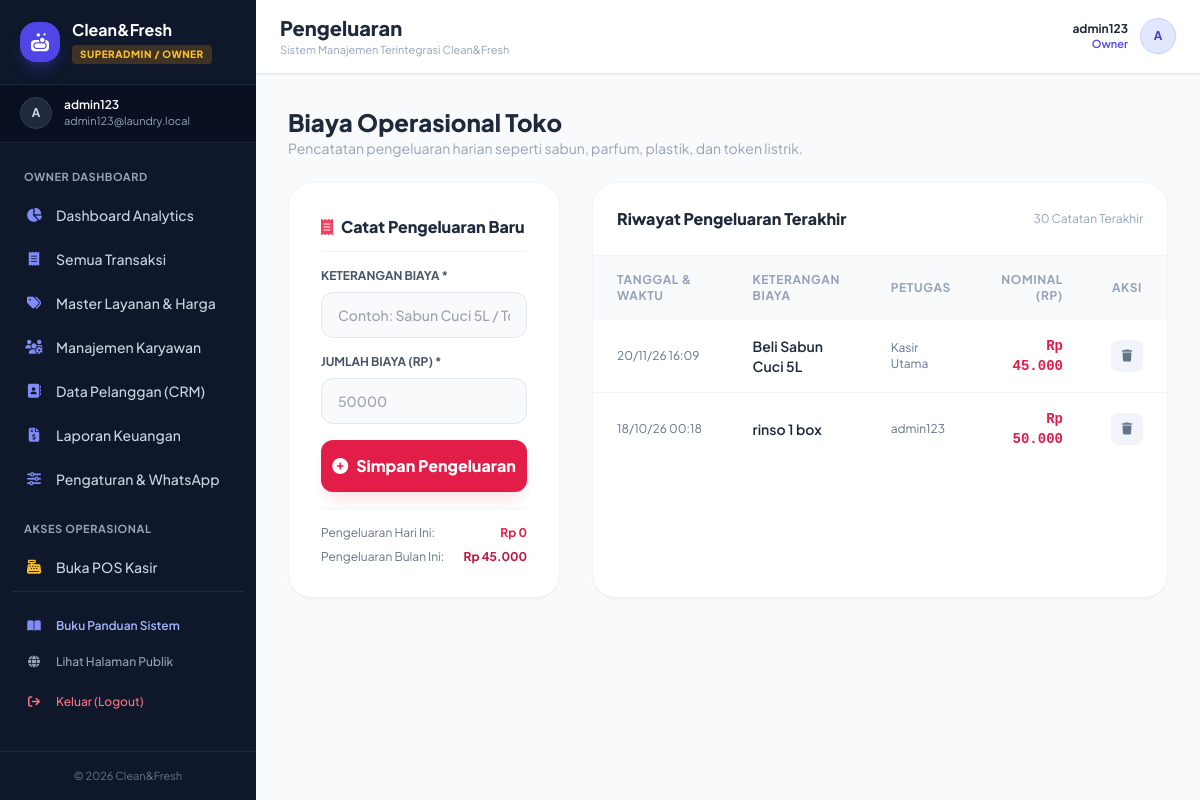
The app's page /admin/pengeluaran.php (signed in) with its own data.
### tables this page shows
CREATE TABLE `settings` (
  `id` int(11) NOT NULL,
  `nama_laundry` varchar(150) NOT NULL DEFAULT 'Clean&Fresh Laundry',
  `alamat` text DEFAULT NULL,
  `whatsapp` varchar(30) DEFAULT NULL,
  `logo` varchar(255) DEFAULT NULL,
  `wa_gateway_provider` varchar(50) DEFAULT 'manual',
  `wa_api_key` varchar(255) DEFAULT NULL,
  `wa_domain` varchar(255) DEFAULT 'https://api.fonnte.com',
  `wa_template_order` text DEFAULT NULL,
  `wa_template_ready` text DEFAULT NULL,
  `receipt_footer` text DEFAULT NULL,
  `schema_version` int(11) DEFAULT 1,
  `updated_at` datetime DEFAULT current_timestamp() ON UPDATE current_timestamp(),
  PRIMARY KEY (`id`)
);

CREATE TABLE `pengeluaran` (
  `id_pengeluaran` int(11) NOT NULL AUTO_INCREMENT,
  `tgl_pengeluaran` datetime DEFAULT current_timestamp(),
  `keterangan` text NOT NULL,
  `jumlah_biaya` int(11) NOT NULL,
  `id_user` int(11) DEFAULT NULL,
  `created_at` datetime DEFAULT current_timestamp(),
  PRIMARY KEY (`id_pengeluaran`),
  KEY `id_user` (`id_user`),
  KEY `idx_pengeluaran_created` (`created_at`),
  CONSTRAINT `pengeluaran_ibfk_1` FOREIGN KEY (`id_user`) REFERENCES `users` (`id`) ON DELETE SET NULL
);

CREATE TABLE `users` (
  `id` int(11) NOT NULL AUTO_INCREMENT,
  `name` varchar(150) NOT NULL,
  `email` varchar(150) DEFAULT NULL,
  `username` varchar(50) NOT NULL,
  `password` varchar(255) NOT NULL,
  `phone` varchar(30) DEFAULT NULL,
  `nama_lengkap` varchar(100) DEFAULT NULL,
  `role` enum('superadmin','admin','customer') NOT NULL DEFAULT 'admin',
  `address` text DEFAULT NULL,
  `created_at` datetime DEFAULT current_timestamp(),
  PRIMARY KEY (`id`),
  KEY `idx_users_role_phone` (`role`,`phone`)
);

### admin/pengeluaran.php (the view, shortened to what the rows shown need)
<?php
require_once '../includes/auth_check.php';
require_once '../layout/header.php';
$expenses = mysqli_query($conn, "SELECT p.*, u.name as user_name
    FROM pengeluaran p
    LEFT JOIN users u ON p.id_user = u.id
    ORDER BY p.id_pengeluaran DESC LIMIT 30");
?>
<div class="mb-6 flex flex-col sm:flex-row justify-between items-start sm:items-center gap-4">
    <div>
        <h1 class="text-2xl font-black text-slate-800">Biaya Operasional Toko</h1>
    </div>
</div>
<div class="grid grid-cols-1 lg:grid-cols-3 gap-8">
    <div class="lg:col-span-2 bg-white rounded-3xl shadow-sm border border-slate-100 overflow-hidden">
        <div class="overflow-x-auto custom-scrollbar">
            <table class="w-full text-left text-sm">
                <thead class="bg-slate-50 text-slate-400 text-xs uppercase font-bold tracking-wider">
                    <tr>
                        <th class="px-6 py-4">Tanggal & Waktu</th>
                        <th class="px-6 py-4">Keterangan Biaya</th>
                        <th class="px-6 py-4">Petugas</th>
                        <th class="px-6 py-4 text-right">Nominal (Rp)</th>
                        <th class="px-6 py-4 text-center">Aksi</th>
                    </tr>
                </thead>
                <tbody class="divide-y divide-slate-100">
                    <?php
                    while($e = mysqli_fetch_assoc($expenses)):
                        $tgl_display = !empty($e['created_at']) ? date('d/m/y H:i', strtotime($e['created_at'])) : date('d/m/y');
                    ?>
                    <tr class="hover:bg-slate-50/70 transition">
                        <td class="px-6 py-4 text-xs text-slate-500 whitespace-nowrap">
                            <?= $tgl_display; ?>
                        </td>
                        <td class="px-6 py-4 font-semibold text-slate-800">
                            <?= htmlspecialchars($e['keterangan']); ?>
                        </td>
                        <td class="px-6 py-4 text-xs text-slate-500">
                            <?= htmlspecialchars($e['user_name'] ?? 'Petugas'); ?>
                        </td>
                        <td class="px-6 py-4 text-right font-mono font-bold text-rose-600">
                            Rp <?= number_format($e['jumlah_biaya'], 0, ',', '.'); ?>
                        </td>
                        <td class="px-6 py-4 text-center">
                            <a href="?hapus=<?= $e['id_pengeluaran']; ?>" onclick="return confirm('Hapus catatan pengeluaran ini?')" class="w-8 h-8 rounded-lg bg-slate-100 hover:bg-rose-50 text-slate-500 hover:text-rose-600 inline-flex items-center justify-center text-xs transition">
                                <i class="fas fa-trash"></i>
                            </a>
                        </td>
                    </tr>
                    <?php endwhile; ?>
                </tbody>
            </table>
        </div>
    </div>
</div>
<?php require_once '../layout/footer.php'; ?>

### layout/header.php (shortened to what the rows shown need)
<?php
require_once __DIR__ . '/../config/database.php';
$sys_settings = get_settings($conn);
$user_role = $_SESSION['role'] ?? 'guest';
$current_page = basename($_SERVER['PHP_SELF']);
$current_dir = basename(dirname($_SERVER['PHP_SELF']));
?>
<!DOCTYPE html>
<html lang="id">
<head>
    <script src="https://cdn.tailwindcss.com"></script>
    <link rel="stylesheet" href="https://cdnjs.cloudflare.com/ajax/libs/font-awesome/6.4.0/css/all.min.css">
</head>
<body class="bg-slate-50 text-slate-800 antialiased min-h-screen flex flex-col md:flex-row" x-data="{ mobileMenu: false }">
    <aside id="sidebar"
           :class="mobileMenu ? 'translate-x-0 shadow-2xl' : '-translate-x-full md:translate-x-0'"
           class="fixed inset-y-0 left-0 z-50 w-72 md:w-64 bg-slate-900 text-slate-200 flex flex-col shrink-0 min-h-screen md:static transition-transform duration-300 ease-in-out no-print">
        <div class="p-5 border-b border-slate-800 flex items-center justify-between">
            <div class="flex items-center gap-3">
                <div>
                    <h1 class="font-bold text-white text-base leading-tight truncate w-36"><?= htmlspecialchars($sys_settings['nama_laundry']); ?></h1>
                    <span class="inline-block px-2 py-0.5 rounded text-[10px] font-black tracking-wider uppercase mt-0.5
                        <?= $user_role === 'superadmin' ? 'bg-amber-500/20 text-amber-400' : 'bg-indigo-500/20 text-indigo-400'; ?>">
                        <?= $user_role === 'superadmin' ? 'Superadmin / Owner' : 'Admin / Kasir'; ?>
                    </span>
                </div>
            </div>
        </div>
        <div class="px-5 py-3 bg-slate-950/40 border-b border-slate-800/80 flex items-center gap-3">
            <div class="w-8 h-8 rounded-full bg-slate-800 flex items-center justify-center text-slate-300 font-bold text-xs uppercase border border-slate-700">
            </div>
            <div class="overflow-hidden">
            </div>
        </div>
        <nav class="flex-1 px-3 py-4 space-y-1 overflow-y-auto text-sm font-medium">
            <?php if ($user_role === 'superadmin'): ?>
                <div class="text-[11px] font-bold uppercase text-slate-400 px-3 pt-2 pb-1 tracking-wider">Owner Dashboard</div>
                <a href="../superadmin/index.php" class="flex items-center gap-3 px-3 py-2.5 rounded-xl transition <?= ($current_page == 'index.php' && $current_dir == 'superadmin') ? 'bg-indigo-600 text-white font-semibold shadow-md shadow-indigo-600/30' : 'text-slate-300 hover:bg-slate-800 hover:text-white'; ?>">
                </a>
                <a href="../superadmin/transaksi.php" class="flex items-center gap-3 px-3 py-2.5 rounded-xl transition <?= ($current_page == 'transaksi.php') ? 'bg-indigo-600 text-white font-semibold shadow-md shadow-indigo-600/30' : 'text-slate-300 hover:bg-slate-800 hover:text-white'; ?>">
                </a>
                <a href="../superadmin/layanan.php" class="flex items-center gap-3 px-3 py-2.5 rounded-xl transition <?= ($current_page == 'layanan.php') ? 'bg-indigo-600 text-white font-semibold shadow-md shadow-indigo-600/30' : 'text-slate-300 hover:bg-slate-800 hover:text-white'; ?>">
                </a>
                <a href="../superadmin/karyawan.php" class="flex items-center gap-3 px-3 py-2.5 rounded-xl transition <?= ($current_page == 'karyawan.php') ? 'bg-indigo-600 text-white font-semibold shadow-md shadow-indigo-600/30' : 'text-slate-300 hover:bg-slate-800 hover:text-white'; ?>">
                </a>
                <a href="../superadmin/pelanggan.php" class="flex items-center gap-3 px-3 py-2.5 rounded-xl transition <?= ($current_page == 'pelanggan.php') ? 'bg-indigo-600 text-white font-semibold shadow-md shadow-indigo-600/30' : 'text-slate-300 hover:bg-slate-800 hover:text-white'; ?>">
                </a>
                <a href="../superadmin/laporan.php" class="flex items-center gap-3 px-3 py-2.5 rounded-xl transition <?= ($current_page == 'laporan.php') ? 'bg-indigo-600 text-white font-semibold shadow-md shadow-indigo-600/30' : 'text-slate-300 hover:bg-slate-800 hover:text-white'; ?>">
                </a>
                <a href="../superadmin/pengaturan.php" class="flex items-center gap-3 px-3 py-2.5 rounded-xl transition <?= ($current_page == 'pengaturan.php') ? 'bg-indigo-600 text-white font-semibold shadow-md shadow-indigo-600/30' : 'text-slate-300 hover:bg-slate-800 hover:text-white'; ?>">
                </a>
                <div class="text-[11px] font-bold uppercase text-slate-400 px-3 pt-4 pb-1 tracking-wider">Akses Operasional</div>
                <a href="../admin/pos.php" class="flex items-center gap-3 px-3 py-2.5 rounded-xl text-slate-300 hover:bg-slate-800 hover:text-white transition">
                </a>
            <?php endif; ?>
            <div class="pt-4 border-t border-slate-800 mt-4">
            </div>
        </nav>
        <div class="p-4 border-t border-slate-800 text-center text-[11px] text-slate-500">
            &copy; <?= date('Y'); ?> <?= htmlspecialchars($sys_settings['nama_laundry']); ?>
        </div>
    </aside>
    <main class="flex-1 flex flex-col min-w-0 w-full overflow-y-auto">
        <header id="top-bar" class="bg-white border-b border-slate-200 px-4 sm:px-6 py-3.5 flex items-center justify-between no-print sticky top-0 z-30 shadow-sm">
            <div class="flex items-center gap-3">
                <div>
                    <h2 class="font-extrabold text-slate-800 text-base sm:text-xl capitalize leading-tight">
                        <?php
                        $title = str_replace(['.php', '_'], ['', ' '], $current_page);
                        echo htmlspecialchars(ucwords($title));
                        ?>
                    </h2>
                    <p class="text-[11px] text-slate-400 hidden sm:block">Sistem Manajemen Terintegrasi <?= htmlspecialchars($sys_settings['nama_laundry']); ?></p>
                </div>
            </div>
        </header>
        <div class="p-3 sm:p-6 lg:p-8 flex-1 max-w-full overflow-x-hidden">

### records on screen
settings: nama_laundry "Clean&Fresh"
pengeluaran: created_at "20/11/26 16:09", keterangan "Beli Sabun Cuci 5L", id_user.name "Kasir Utama", jumlah_biaya "45.000"
pengeluaran: created_at "18/10/26 00:18", keterangan "rinso 1 box", id_user.name "admin123", jumlah_biaya "50.000"

### other values on screen
substr($user_name, 0, 1) "A"
$user_name "admin123"
$_SESSION['email'] "admin123@laundry.local"
$title "Pengeluaran"
$tot_today "0"
$tot_month "45.000"
